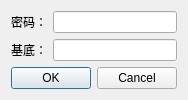
<?xml version="1.0" encoding="UTF-8"?>
<ui version="4.0">
 <class>SettingsDialog</class>
 <widget class="QDialog" name="SettingsDialog">
  <property name="windowModality">
   <enum>Qt::ApplicationModal</enum>
  </property>
  <property name="geometry">
   <rect>
    <x>0</x>
    <y>0</y>
    <width>184</width>
    <height>97</height>
   </rect>
  </property>
  <property name="windowTitle">
   <string>设置</string>
  </property>
  <layout class="QVBoxLayout" name="verticalLayout">
   <item>
    <layout class="QFormLayout" name="formLayout">
     <item row="0" column="0">
      <widget class="QLabel" name="passphraseLabel">
       <property name="text">
        <string>密码：</string>
       </property>
      </widget>
     </item>
     <item row="0" column="1">
      <widget class="QLineEdit" name="passphraseLineEdit"/>
     </item>
     <item row="1" column="0">
      <widget class="QLabel" name="baseLabel">
       <property name="text">
        <string>基底：</string>
       </property>
      </widget>
     </item>
     <item row="1" column="1">
      <widget class="QLineEdit" name="baseLineEdit"/>
     </item>
    </layout>
   </item>
   <item>
    <widget class="QDialogButtonBox" name="buttonBox">
     <property name="orientation">
      <enum>Qt::Horizontal</enum>
     </property>
     <property name="standardButtons">
      <set>QDialogButtonBox::Cancel|QDialogButtonBox::Ok</set>
     </property>
    </widget>
   </item>
  </layout>
 </widget>
 <resources/>
 <connections>
  <connection>
   <sender>buttonBox</sender>
   <signal>accepted()</signal>
   <receiver>SettingsDialog</receiver>
   <slot>accept()</slot>
   <hints>
    <hint type="sourcelabel">
     <x>248</x>
     <y>254</y>
    </hint>
    <hint type="destinationlabel">
     <x>157</x>
     <y>274</y>
    </hint>
   </hints>
  </connection>
  <connection>
   <sender>buttonBox</sender>
   <signal>rejected()</signal>
   <receiver>SettingsDialog</receiver>
   <slot>reject()</slot>
   <hints>
    <hint type="sourcelabel">
     <x>316</x>
     <y>260</y>
    </hint>
    <hint type="destinationlabel">
     <x>286</x>
     <y>274</y>
    </hint>
   </hints>
  </connection>
 </connections>
</ui>
